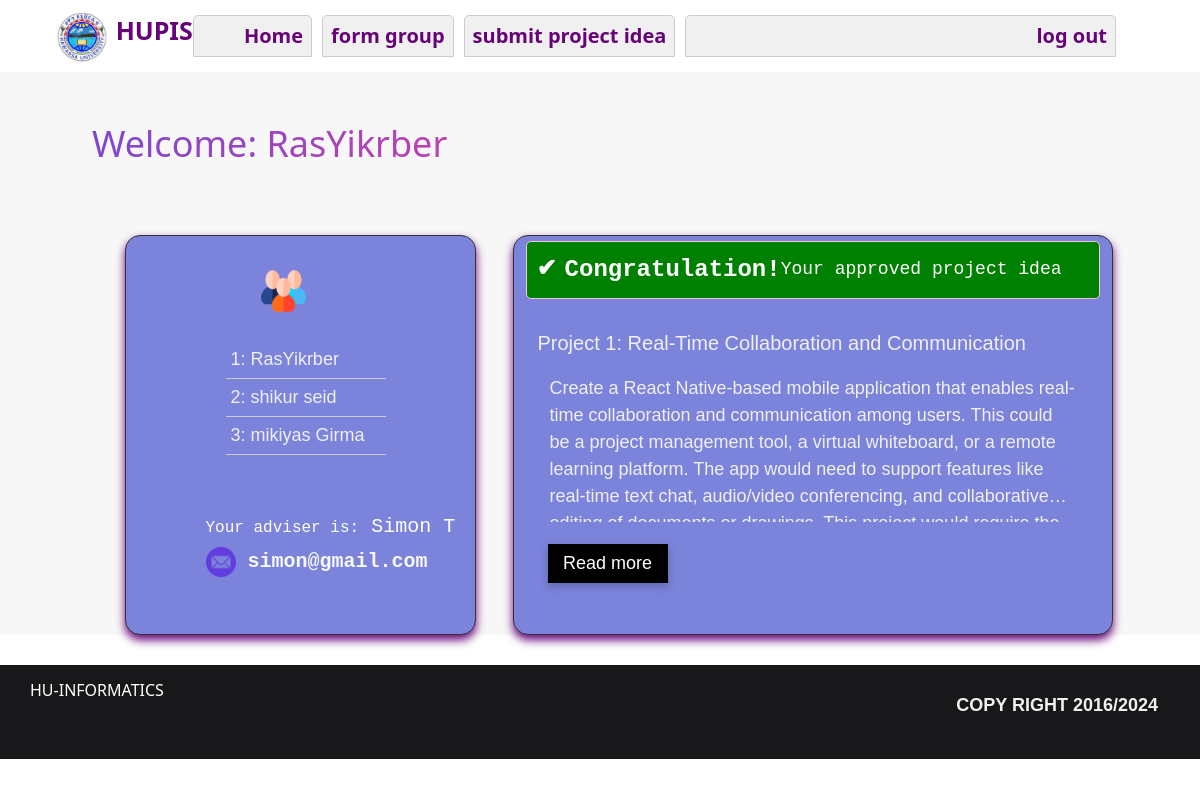
Screenshot of /home (signed in) with the database file from the repository.
### nlp/models.py (models this page shows, shortened)
class User(db.Model,UserMixin):
    id = db.Column(db.Integer, primary_key=True)
    name = db.Column(db.String(80))
    email = db.Column(db.String(80), unique=True)
    dpt = db.Column(db.String(80))
    password = db.Column(db.String(80))
    is_student = db.Column(db.Boolean, default=False)
    is_dpthead = db.Column(db.Boolean, default=False)
    is_adviser = db.Column(db.Boolean, default=False)

class Newproject(db.Model):
    id = db.Column(db.Integer, primary_key=True)
    title = db.Column(db.String(200), unique=True)
    description = db.Column(db.String(255), unique=True)
    pdpt = db.Column(db.String(50))
    group_id = db.Column(db.String(100)) # check
    adviser_name = db.Column(db.String(100),default =None)
    is_approved = db.Column(db.Boolean, default=False)
    year = db.Column(db.Integer)
    date = db.Column(db.DateTime(timezone=True), nullable=False, default=datetime.now(timezone.utc))

### nlp/student/routes.py (the view)
@student.route('/home', methods=['GET', 'POST'])
@login_required
@student_required
def home():
    currentUser = Student.query.filter_by(id=current_user.id).first()
    groupID = currentUser.group_id
    userProject = Newproject.query.filter_by(group_id=groupID).all()
    adv = []
    if len(userProject)==1:
       adv= Adviser.query.filter_by(name=userProject[0].adviser_name).first()
    else:
       print("no adviser")
    groupStud = []
    if groupID or userProject:
        groupStud = Student.query.filter_by(group_id=groupID).all()
    else:
        flash("You do not have any project available and not grouped yet", 'danger')
    return render_template('home.html', title='Home Page',
                           currentUser=currentUser,
                           groupStud=groupStud,
                           userProject=userProject,
                           adv=adv
                           )

### nlp/models.py (called while the page is built)
@login_manager.user_loader
def load_user(user_id):
    return User.query.get(int(user_id))

### nlp/student/routes.py (called while the page is built)
def student_required(f):
    @wraps(f)
    def stud_decorated_function(*args, **kwargs):
        if not current_user.is_authenticated or not current_user.is_student:
            flash('You are not authorized to access this page.', 'danger')
            return redirect(url_for('student.login'))
        return f(*args, **kwargs)
    return stud_decorated_function

### nlp/templates/home.html (shortened to what this page needs)
{% extends "base.html" %}
{% block content %}
<div class="container-fluid home-background">
    <h2 class="text-home-bg-white" style="padding-top:50px; padding-left: 80px; margin-bottom:70px;"> Welcome: {{ currentUser.name }}</h2>
    <div class="row justify-content-center dsp">
        <div class="col-md-4">
            <div class="group-box box1">
                <div class="groups">
                    <img src="../static/images/group2.png" width="100" height="60" style="margin-top:10px; padding-left: 55px; " alt="">
                {% if groupStud %}
                    <div class=" stud">
                        {% for stud in groupStud %}
                        <p class="studp">{{loop.index}}: {{stud.name}}</p>
                        {% endfor %}
                    </div>
                {% else %}
                <p>you are alone, you should make group!</p>
                {% endif %}
                </div>
            <div style="margin-top: 40px;">
                <h5 class="" style="color: white;"><span style="font-size: 16px;">Your adviser is:</span> {{ adv.name }}<h5/>
                <span><img src="../static/images/email.png" width="30" alt=""></span><a href="mailto:{{adv.email}}" class="advemail"> {{adv.email}}</a>
            </div>
            </div>
        </div>
        <div class="col-md-6 home-project box2">
           {% if userProject %}
             {% if userProject|length == 1 %}
              <div class="congra">
                <span class="correct">&#10004;</span><span>Congratulation!</span><h5>Your approved project idea </h5>
              </div>
                <div class="">
                    {% for project in userProject %}
                        <div class="">
                            <div class="cardmain {% if userProject|length == 1 %}{% endif %}">
                                <h5 class="card-title">Project {{ loop.index }}: {{ project.title }}</h5>
                                <p class="description">{{ project.description }}</p>
                                <button class="adv-read-more read-more-btn">Read more</button>
                            </div>
                        </div>
                    {% endfor %}
                </div>
            {% endif %}
            {% else %}
            <div class="center-screen">
                <p class="error-message">No projects found for your department.</p>
              </div>
            {% endif %}
        </div>
    </div>
  </div>
{% endblock %}

### nlp/templates/base.html (shortened to what this page needs)
<!DOCTYPE html>
<html lang="en">
<head>
  <link rel="stylesheet" href="{{ url_for('static', filename='css/styles.css') }}">
  <link rel="stylesheet" href="{{ url_for('static', filename='css/aprove.css') }}">
</head>
<body>
  {% include "hdr-and-foter/header.html" %}
  {% block content %}{% endblock %}
  {% include "hdr-and-foter/footer.html" %}
</body>
</html>

### nlp/templates/hdr-and-foter/header.html (shortened to what this page needs)
<!DOCTYPE html>
<html lang="en">
<head>
  <link href="https://cdn.jsdelivr.net/npm/bootstrap@5.0.2/dist/css/bootstrap.min.css"
   rel="stylesheet">
</head>
<body>
  <header class="header color-y">
    <nav class="navbar navbar-expand-lg">
      <div class="container-fluid">
        <div>
          <span>
            <img src="../static/images/logo.png" width="100" style="padding-left: 40px; cursor: pointer;" alt="">
            <span style="color: #660377; font-size:25px;">HUPIS</span>
          </span>
        </div>
        <div class="collapse navbar-collapse" id="navbarNavAltMarkup">
          <div class="navbar-nav">
            {% if current_user.is_authenticated and current_user.is_student %}
              <a class="nav-link " href="{{ url_for('student.home') }}" style="color: #660377; padding-left:50px; font-size:20px;">Home</a>
              <a class="nav-link " href="{{ url_for('student.form_group') }}" style="color: #660377; font-size:20px;">form group</a>
              <a class="nav-link " href="{{ url_for('student.submit_projectidea') }}" style="color: #660377; font-size:20px;">submit project idea</a>
              <a class="nav-link " href="{{ url_for('student.logout') }}" style="color: #660377; font-size:20px; padding-left:350px;">log out</a>
            {% elif current_user.is_authenticated and current_user.is_adviser %}
            <a class="nav-link " href="{{ url_for('advisors.adv_home') }}" style="color: #660377; padding-left:50px; font-size:20px;">home</a>
              <a class="nav-link " href="{{ url_for('advisors.adv_logout') }}" style="color: #660377; padding-left:650px; font-size:20px;">log out</a>
            {% endif %}
          </div>
        </div>
      </div>
    </nav>
  </header>
</body>
</html>

### nlp/templates/hdr-and-foter/footer.html
<footer class="footer">
  <div class="row justify-content-between">
    <div class="col-auto">
      <h6>HU-Informatics</h6>
    </div>
    <div class="col-auto pl-10">
      <p>copy right 2016/2024</p>
    </div>
  </div>
</footer>

### nlp/static/css/styles.css (style rules this page uses)
* { position: relative; }
body { margin: 0; font-family: sans-serif; font-size: 18px; line-height: 28px; }
.header { font-size: 14px; line-height: 24px; text-align: center; font-weight: 600; color:white; background-color: white; }
.footer { padding: 16px 30px 14px; font-size: 14px; line-height: 24px; text-align: center; text-transform: uppercase; font-weight: 600; color:white; background: #18181a }

### nlp/static/css/aprove.css (style rules this page uses)
:root { --color-primary: #059DFF; --color-primary-rgba: rgb(5, 157, 255); --color-primary-alt: #059DFF; --color-primary-light: #059DFF; --color-primary-lightest: #059DFF; --color-secondary: #FB5343; --color-tertiary: #6549D5; --color-tertiary-alt: #6549D5; --color-pink: #E33FA1; --color-green:green; }
.box2 { box-shadow: 0px 5px 10px 0px #660377; }
.dsp { display: flex; flex-direction: row; justify-content: center; gap: 25px; }
.app-cardmain ,p { left: auto; padding: 12px; font-family: 'Arial', sans-serif; font-size: 18px; color: #f0f0f0; }
.correct { color: green; margin-right: 8px; }
.adv-cardmain, p { left: auto; padding: 12px; font-family: 'Arial', sans-serif; font-size: 18px; color: #f0f0f0; }
.adv-read-more { line-height: 1.5; margin-left: 10px; margin-top: 6px; color: white; width: 120px; box-shadow: 0px 4px 8px rgba(0, 0, 0, 0.2); border: none; cursor: pointer; padding:6px; background-color:black; }
.description { overflow: hidden; display: -webkit-box; -webkit-line-clamp: 5; -webkit-box-orient: vertical; }
.home-background { height: auto; margin-bottom: 30px; background-color: #f7f7f7; }
.text-home-bg-white { font-size: 36px; background: linear-gradient(95deg, var(--color-primary) 15%, var(--color-tertiary) 45%, var(--color-pink) 75%, var(--color-secondary) 100%) 95% / 200% 100%; -webkit-background-clip: text; -webkit-text-fill-color: transparent; background-clip: text; color: transparent; z-index: 1; }
.group-box { height: 400px; border-radius: 15px; margin-left: 25px; transition: all ease 0.2s; border: 1px solid #333; padding-left:80px; background-color: #7b83db; font-family: 'Courier New', Courier, monospace; }
.box1 { box-shadow: 0px 5px 10px 0px #660377; }
.cardmain ,p { left: auto; padding: 12px; font-family: 'Arial', sans-serif; font-size: 18px; color: #f0f0f0; }
.groups { margin-top: 15px; }
.stud { width: 200px; border-radius: 10px; padding: 20px; margin-bottom: 20px; }
.studp { font-family: 'Arial', sans-serif; font-size: 18px; color: #f0f0f0; margin: 0; padding: 5px; border-bottom: 1px solid #ccc; }
.advemail { margin-top: 0; font-weight: 600; background: linear-gradient(to right, #f7f7f7 , #f7f7f7); -webkit-background-clip: text; -webkit-text-fill-color: transparent; }
.home-project { height: auto; border-radius: 15px; transition: all ease 0.2s; border: 1px solid #333; background-color: #7b83db; font-family: 'Courier New', Courier, monospace; }
.congra { background-color: green; border: 1px solid #f5c6cb; border-radius: 5px; padding: 10px; margin-bottom: 20px; margin-top: 5px; display: flex; align-items: center; }
.congra span { font-size: 24px; font-weight: bold; color: #ffffff; }
.congra h5 { font-size: 18px; color: #ffffff; margin: 0; }
.nav-link { text-decoration: none; color: #660377; padding: 10px 20px; font-size: 20px; margin-right: 10px; background-color: #f0f0f0; border: 1px solid #ccc; border-radius: 5px 5px 0 0; transition: background-color 0.3s, border-color 0.3s; }

### nlp/templates/hdr-and-foter/header.html (style rules this page uses)
.header { display: flex; justify-content: space-between; align-items: center; }

### rows the page displays
User: name "RasYikrber"
User: name "shikur seid"
User: name "mikiyas Girma"
User: name "Simon T", email "simon@gmail.com"
Newproject: title "Real-Time Collaboration and Communication", description "Create a React Native-based mobile application that enables real-time collaboration and communication among users. This could be a project management tool, a virtual whiteboard, or a remote learning platform. The app would need to support features like real-time text chat, audio/video conferencing, and…"
